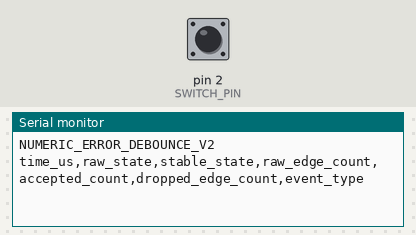
A sketch run on a simulated Arduino Uno, built with avr-gcc and run on an emulated ATmega328P. On the bench: the last lines printed to the serial monitor. The inputs (shaded band) are chosen by the test bench; at power-on: pin 2 (SWITCH_PIN) HIGH.

Above: at 1.2 s.
1.3 s: pin 2 (SWITCH_PIN) pulled LOW for 0.15 s
At 2.6 s:
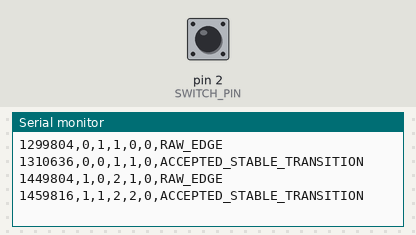
2.9 s: pin 2 (SWITCH_PIN) pulled LOW for 1 s
At 4.3 s:
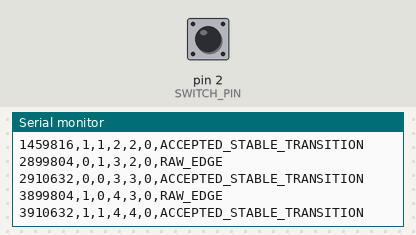
5.4 s: pin 2 (SWITCH_PIN) pulled LOW for 0.15 s
At 6.1 s:
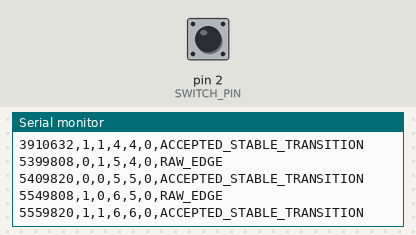

The sketch:

NumericError_DebounceComparison.ino
```cpp
#include <Arduino.h>

// BetterBoard Numeric Error — Debounce Comparison V2
// D2 switch input with INPUT_PULLUP.
// Preserves individual raw edge timestamps in a bounded ISR ring buffer while
// separately reporting accepted stable transitions. Overflow is counted so
// evidence loss is explicit rather than silent.

const uint8_t SWITCH_PIN = 2;
const uint32_t BAUD = 115200;
const uint32_t DEBOUNCE_US = 10000UL;
const uint8_t EDGE_BUFFER_SIZE = 32;

volatile uint32_t edgeTimeUs[EDGE_BUFFER_SIZE];
volatile uint8_t edgeState[EDGE_BUFFER_SIZE];
volatile uint8_t edgeHead = 0;
volatile uint8_t edgeTail = 0;
volatile uint32_t rawEdgeCount = 0;
volatile uint32_t droppedEdgeCount = 0;

int stableState = HIGH;
int candidateState = HIGH;
uint32_t candidateSinceUs = 0;
uint32_t acceptedCount = 0;

void onRawEdge() {
  const uint8_t nextHead = (uint8_t)((edgeHead + 1U) % EDGE_BUFFER_SIZE);
  rawEdgeCount++;

  if (nextHead == edgeTail) {
    droppedEdgeCount++;
    return;
  }

  edgeTimeUs[edgeHead] = micros();
  edgeState[edgeHead] = (uint8_t)digitalRead(SWITCH_PIN);
  edgeHead = nextHead;
}

bool popRawEdge(uint32_t &timeUs, uint8_t &state, uint32_t &rawCount, uint32_t &droppedCount) {
  noInterrupts();
  if (edgeTail == edgeHead) {
    rawCount = rawEdgeCount;
    droppedCount = droppedEdgeCount;
    interrupts();
    return false;
  }

  timeUs = edgeTimeUs[edgeTail];
  state = edgeState[edgeTail];
  edgeTail = (uint8_t)((edgeTail + 1U) % EDGE_BUFFER_SIZE);
  rawCount = rawEdgeCount;
  droppedCount = droppedEdgeCount;
  interrupts();
  return true;
}

void printEvent(uint32_t timeUs, int raw, const char *eventType,
                uint32_t rawCount, uint32_t droppedCount) {
  Serial.print(timeUs); Serial.print(',');
  Serial.print(raw); Serial.print(',');
  Serial.print(stableState); Serial.print(',');
  Serial.print(rawCount); Serial.print(',');
  Serial.print(acceptedCount); Serial.print(',');
  Serial.print(droppedCount); Serial.print(',');
  Serial.println(eventType);
}

void setup() {
  Serial.begin(BAUD);
  pinMode(SWITCH_PIN, INPUT_PULLUP);
  stableState = digitalRead(SWITCH_PIN);
  candidateState = stableState;
  candidateSinceUs = micros();
  attachInterrupt(digitalPinToInterrupt(SWITCH_PIN), onRawEdge, CHANGE);

  Serial.println("NUMERIC_ERROR_DEBOUNCE_V2");
  Serial.println("time_us,raw_state,stable_state,raw_edge_count,accepted_count,dropped_edge_count,event_type");
}

void loop() {
  uint32_t edgeUs;
  uint8_t edgeRaw;
  uint32_t rawCount;
  uint32_t droppedCount;

  while (popRawEdge(edgeUs, edgeRaw, rawCount, droppedCount)) {
    printEvent(edgeUs, edgeRaw, "RAW_EDGE", rawCount, droppedCount);
  }

  const uint32_t now = micros();
  const int raw = digitalRead(SWITCH_PIN);

  if (raw != candidateState) {
    candidateState = raw;
    candidateSinceUs = now;
  }

  if (candidateState != stableState &&
      (uint32_t)(now - candidateSinceUs) >= DEBOUNCE_US) {
    stableState = candidateState;
    acceptedCount++;

    noInterrupts();
    rawCount = rawEdgeCount;
    droppedCount = droppedEdgeCount;
    interrupts();

    printEvent(now, raw, "ACCEPTED_STABLE_TRANSITION", rawCount, droppedCount);
  }
}
```

Measured:
- after the input at 1.3 s, the serial monitor: prints a new line at once (image 1)
- after the input at 2.9 s, the serial monitor: prints a new line at once (image 2)
- after the input at 5.4 s, the serial monitor: prints a new line at once (image 3)
